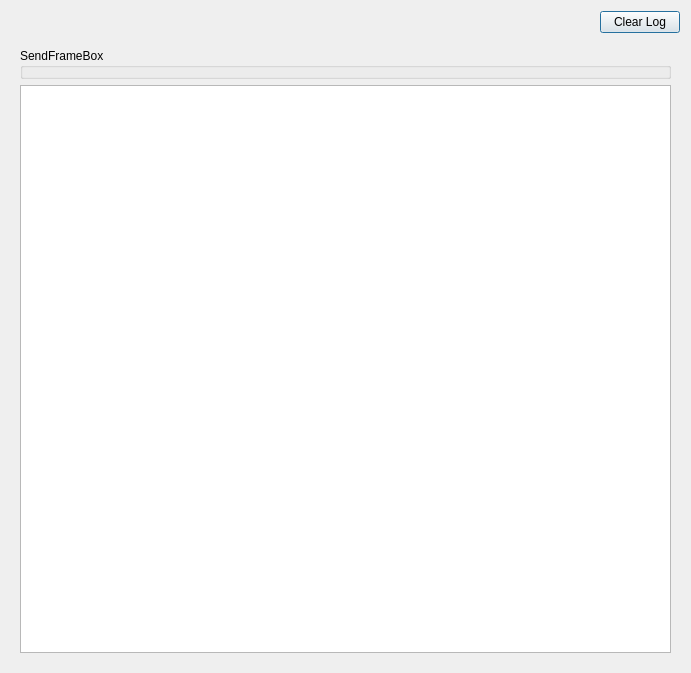
<?xml version="1.0" encoding="UTF-8"?>
<ui version="4.0">
 <class>CanMonitorDialog</class>
 <widget class="QDialog" name="CanMonitorDialog">
  <property name="geometry">
   <rect>
    <x>0</x>
    <y>0</y>
    <width>691</width>
    <height>673</height>
   </rect>
  </property>
  <property name="windowTitle">
   <string>Dialog</string>
  </property>
  <layout class="QGridLayout" name="gridLayout">
   <item row="1" column="0" colspan="2">
    <widget class="QWidget" name="centralWidget" native="true">
     <layout class="QVBoxLayout" name="verticalLayout">
      <item>
       <widget class="SendFrameBox" name="sendFrameBox">
        <property name="title">
         <string>SendFrameBox</string>
        </property>
       </widget>
      </item>
      <item>
       <widget class="QPlainTextEdit" name="receivedMessagesEdit"/>
      </item>
     </layout>
    </widget>
   </item>
   <item row="0" column="1">
    <widget class="QPushButton" name="clearLogButton">
     <property name="text">
      <string>Clear Log</string>
     </property>
    </widget>
   </item>
   <item row="0" column="0">
    <spacer name="horizontalSpacer">
     <property name="orientation">
      <enum>Qt::Horizontal</enum>
     </property>
     <property name="sizeHint" stdset="0">
      <size>
       <width>40</width>
       <height>20</height>
      </size>
     </property>
    </spacer>
   </item>
  </layout>
 </widget>
 <customwidgets>
  <customwidget>
   <class>SendFrameBox</class>
   <extends>QGroupBox</extends>
   <header location="global">sendframebox.h</header>
   <container>1</container>
  </customwidget>
 </customwidgets>
 <resources/>
 <connections/>
</ui>
